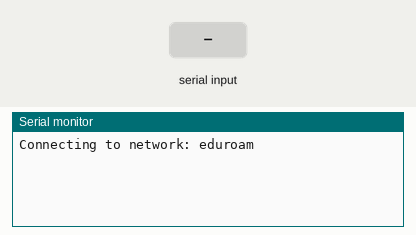
A sketch run on a simulated ESP32. Shown: the last lines printed to the serial monitor. The inputs (shaded band) are chosen by the test bench. WiFi joins after 1.5 s; servers stay silent unless stated.

Above: at 0.8 s.
0.9 s: "1\n" received over Serial
At 3.1 s:
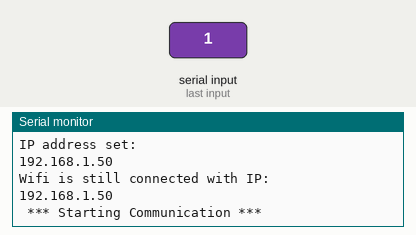
3.4 s: "0\n" received over Serial
At 4.0 s:
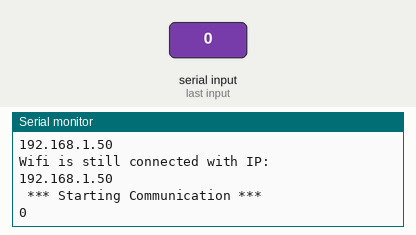
4.9 s: "2\n" received over Serial
At 5.6 s:
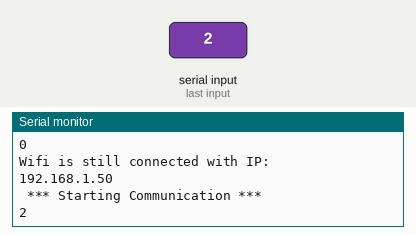
Timing chart, 0 to 7.9 s (numbered marks = the images above; inputs shaded):
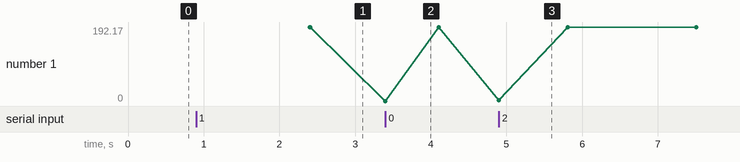

The sketch:

client.ino
```cpp
#include <WiFi.h> //Wifi library
#include "esp_wpa2.h" //wpa2 library for connections to Enterprise networks
#include <SPI.h>
#include <ArduinoMqttClient.h>
#define EAP_IDENTITY "ecsvihus@ntnu.no" //if connecting from another corporation, use identity@organisation.domain in Eduroam
#define EAP_USERNAME "ecsvihus" //oftentimes just a repeat of the identity
//#define EAP_PASSWORD "" //your Eduroam password
const char* ssid = "eduroam"; // Eduroam SSID
const char* host = "arduino.php5.sk"; //external server domain for HTTP connection after authentification
int counter = 0;
char eap_password[64];
int port = 1883;

// Enter the IP address of the server you're connecting to:
IPAddress server(10, 212, 173, 112);

const char topic[1]  = {'a'};

// NOTE: For some systems, various certification keys are required to connect to the wifi system.
//       Usually you are provided these by the IT department of your organization when certs are required
//       and you can't connect with just an identity and password.
//       Most eduroam setups we have seen do not require this level of authentication, but you should contact
//       your IT department to verify.
//       You should uncomment these and populate with the contents of the files if this is required for your scenario (See Example 2 and Example 3 below).
//const char *ca_pem = "insert your CA cert from your .pem file here";
//const char *client_cert = "insert your client cert from your .crt file here";
//const char *client_key = "insert your client key from your .key file here";

void setup() {
  Serial.begin(115200);
  delay(10);
  Serial.println();
  Serial.print("Connecting to network: ");
  Serial.println(ssid);
  WiFi.disconnect(true);  //disconnect form wifi to set new wifi connection
  WiFi.mode(WIFI_STA); //init wifi mode

  //getting password
  bool end = false;
  int in = 0;
  String text = "";
  while(!end){
      if(Serial.available() > 0) {
        in = Serial.read();
        text += (char)in;
        if(in == '\n'){
          for(int i = 0;i<text.length()-1;i++){
            eap_password[i] = text[i];
          }
          end = true;
        }
      }
    }


  // Example1 (most common): a cert-file-free eduroam with PEAP (or TTLS)
  WiFi.begin(ssid, WPA2_AUTH_PEAP, EAP_IDENTITY, EAP_USERNAME, eap_password);
  //eap_password = "";

  // Example 2: a cert-file WPA2 Enterprise with PEAP
  //WiFi.begin(ssid, WPA2_AUTH_PEAP, EAP_IDENTITY, EAP_USERNAME, EAP_PASSWORD, ca_pem, client_cert, client_key);

  // Example 3: TLS with cert-files and no password
  //WiFi.begin(ssid, WPA2_AUTH_TLS, EAP_IDENTITY, NULL, NULL, ca_pem, client_cert, client_key);


  while (WiFi.status() != WL_CONNECTED) {
    delay(500);
    Serial.print(".");
    counter++;
    if(counter>=60){ //after 30 seconds timeout - reset board
      ESP.restart();
    }
  }
  Serial.println("");
  Serial.println("WiFi connected");
  Serial.println("IP address set: ");
  Serial.println(WiFi.localIP()); //print LAN IP
}


void loop() {


  if (WiFi.status() == WL_CONNECTED) { //if we are connected to Eduroam network
    counter = 0; //reset counter
    Serial.println("Wifi is still connected with IP: ");
    Serial.println(WiFi.localIP());   //inform user about his IP address
  }else if (WiFi.status() != WL_CONNECTED) { //if we lost connection, retry
    WiFi.begin(ssid);
  }
  while (WiFi.status() != WL_CONNECTED) { //during lost connection, print dots
    delay(500);
    Serial.print(".");
    counter++;
    if(counter>=60){ //30 seconds timeout - reset board
    ESP.restart();
    }
  }

  WiFiClient client;


  //sending data
  if(client.connect(server, 4000)) {
    String text;
    int in = 0;
    Serial.print("\n *** Starting Communication *** \n");
    client.println("\n *** Starting Communication *** \n");

    while(client.connected()){
      if(Serial.available() > 0) {
        in = Serial.read();
        text += (char)in;
        if(in == '\n'){
          client.println(text.substring(0,text.length()-1));
          Serial.print(text);
          text = "";
        }
      }
    }
  } else {
    Serial.print("\nConnection Failed\n");
  }
}
```

Measured:
- after the input at 0.9 s, the serial monitor: prints a new line after 0.50 s (image 1)
- after the input at 3.4 s, the serial monitor: prints a new line at once (image 2)
- after the input at 4.9 s, the serial monitor: prints a new line at once (image 3)
